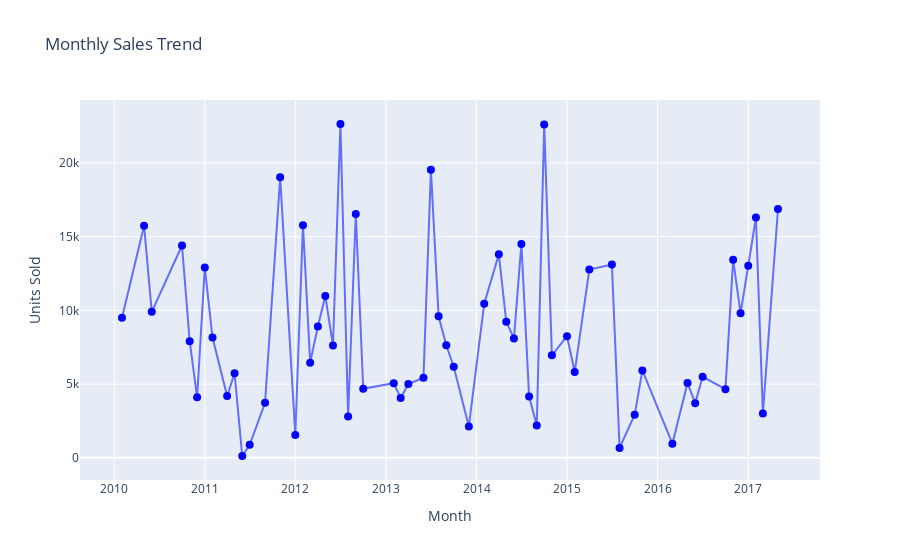

Here is the notebook cell this chart was saved with:
### Code cell
fig = px.line(data_frame=monthly_sales, x = monthly_sales.index.astype(str), y = monthly_sales.values, title = 'Monthly Sales Trend', labels = {'x' : 'Month', 'y' : 'Units Sold'})
fig.update_traces(mode = 'lines+markers', marker=dict(size=8, color='blue'))
fig.show()

### Figure 1 — Plotly figure (JSON) as saved in the notebook; plotly's stock layout.template omitted (floating-point values rounded to 4 significant figures)
{"data": [{"hovertemplate": "Month=%{x}<br>Units Sold=%{y}<extra></extra>", "legendgroup": "", "line": {"color": "#636efa", "dash": "solid"}, "marker": {"color": "blue", "size": 8, "symbol": "circle"}, "mode": "lines+markers", "name": "", "orientation": "v", "showlegend": false, "type": "scatter", "x": ["2010-02", "2010-05", "2010-06", "2010-10", "2010-11", "2010-12", "2011-01", "2011-02", "2011-04", "2011-05", "2011-06", "2011-07", "2011-09", "2011-11", "2012-01", "2012-02", "2012-03", "2012-04", "2012-05", "2012-06", "2012-07", "2012-08", "2012-09", "2012-10", "2013-02", "2013-03", "2013-04", "2013-06", "2013-07", "2013-08", "2013-09", "2013-10", "2013-12", "2014-02", "2014-04", "2014-05", "2014-06", "2014-07", "2014-08", "2014-09", "2014-10", "2014-11", "2015-01", "2015-02", "2015-04", "2015-07", "2015-08", "2015-10", "2015-11", "2016-03", "2016-05", "2016-06", "2016-07", "2016-10", "2016-11", "2016-12", "2017-01", "2017-02", "2017-03", "2017-05"], "xaxis": "x", "y": [9503, 15747, 9905, 14403, 7910, 4103, 12914, 8156, 4187, 5741, 124, 888, 3732, 19026, 1548, 15776, 6457, 8903, 10984, 7620, 22646, 2804, 16545, 4684, 5062, 4063, 5010, 5432, 19546, 9606, 7637, 6182, 2125, 10460, 13808, 9229, 8102, 14513, 4168, 2187, 22619, 6954, 8250, 5821, 12772, 13110, 673, 2924, 5930, 962, 5070, 3710, 5498, 4660, 13441, 9815, 13030, 16301, 3015, 16880], "yaxis": "y"}], "layout": {"legend": {"tracegroupgap": 0}, "title": {"text": "Monthly Sales Trend"}, "xaxis": {"anchor": "y", "domain": [0, 1], "title": {"text": "Month"}}, "yaxis": {"anchor": "x", "domain": [0, 1], "title": {"text": "Units Sold"}}}}
